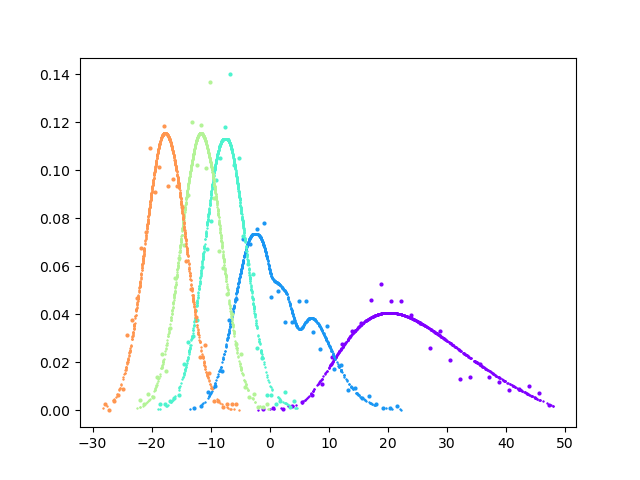

This figure's Python source:
from __future__ import print_function
import pandas as pd
import numpy as np
import random
import math
import pickle
from numpy.polynomial.hermite import hermgauss
#import tensorflow as tf
import tensorflow.compat.v1 as tf
tf.disable_v2_behavior()
from femodel_tf_optimizer import femodel_tf_optimizer
import os, sys
import argparse


class femodel(femodel_tf_optimizer):
    """
    Class to optimize analytic binding free energy model with Tensorflow
    """
    kBT = 1.986e-3*300.0
    epsim = tf.constant(1.e-8, dtype=tf.float64)
    
    """    
    Rational soft-core function.

    Special case: when $u_c = 0$, 
    $$
    u_{\rm sc,0}(u)=
    \begin{cases}
    u                                                         & u \le 0 \\
    u_{\rm max} f_{\rm sc}(y)                                 & u  >  0
    \end{cases}
    $$
    with
    $$
    y = \frac{u}{u_{\rm max}}
    $$
    $$
    f_{\rm sc}(y) = \frac{z(y)^{a}-1}{z(y)^{a}+1} \, ,
    $$
    and
    $$
    z(y)=1+2 y/a + 2 (y/a)^2
    $$
    
    Inverse: $u = u_{\rm sc,0}$ for $u \le 0$. For $u > 0$:
    $$
    f_{\rm sc} = u_{\rm sc,0}/{u_{\rm max}}
    $$
    $$
    z = \left( \frac{1 + f_{\rm sc}}{1 - f_{\rm sc}}  \right)^(1/a)
    $$
    y = \frac{a}{2} \left( \sqrt{2 z - 1} -1  \right)
    $$
    $$
    u = u_{\rm max} y
    $$

    The derivative is:
    $$
    \frac{d u_{\rm sc,0}(u) }{du} = \frac{4 z^{a - 1}{(z^a + 1)^2} ( 1 + 2 \frac{y}{a} )
    $$
    for $u > 0$ and $1$ otherwise

    The general case $u_c \ne 0$ is obtained by shifting $u_{\rm sc}(u)$ up by $u_c$ and right by $u_c$:
    $$
    u_{\rm sc}(u) = u_{\rm sc,0}(u - u_c) + u_c
    $$
    For consistency, $u_{\rm max}$ is also shifted up by $u_c$. So the general case $u_c \ne 0$ is obtained
    by the special case $u_c = 0$ by the replacements
    $$
    u \rightarrow u - u_c
    $$
    $$
    u_{\rm max} \rightarrow u_{\rm max} - u_c
    $$

    Inverse for the general case: same as for the special case with the replacements above and:
    $$
    u = ( u_{\rm max} - u_c ) y + u_c
    $$

    Using the chain rule, the derivative for the general case has the same expression as the special case
    with the same replacements.
    

    """
    alphasc = tf.constant(1./16.,dtype=tf.float64)
    umaxsc = tf.constant(50.0/kBT, dtype=tf.float64)
    ubcore = tf.constant(0.0/kBT, dtype=tf.float64)
    def inverse_soft_core_function(self,usc):
        uno = tf.ones([tf.size(usc)], dtype=tf.float64)
        usc_safe1 = tf.where(usc < femodel.ubcore + femodel.epsim,       uno*(femodel.ubcore + femodel.epsim), usc)
        usc_safe2 = tf.where(usc_safe1 > femodel.umaxsc - femodel.epsim, uno*(femodel.umaxsc - femodel.epsim), usc_safe1)
        fsc = (usc_safe2-femodel.ubcore)/(femodel.umaxsc-femodel.ubcore)
        z = tf.math.pow((1.+fsc)/(1.-fsc), 1./femodel.alphasc)
        y = 0.5*femodel.alphasc*(-1.0 + tf.math.sqrt(2.*z - 1.))
        return tf.where(usc <= femodel.ubcore,
                        usc,
                        femodel.ubcore + (femodel.umaxsc - femodel.ubcore)*y)
    
    def der_soft_core_function(self,u):# dusc/du
        y = (u - femodel.ubcore)/(femodel.umaxsc-femodel.ubcore)
        z = 1 + 2.*y/femodel.alphasc + 2.*tf.math.pow(y/femodel.alphasc,2)
        za = tf.math.pow(z,femodel.alphasc)
        return tf.where(u <= femodel.ubcore,
                        tf.ones([tf.size(u)], dtype=tf.float64),
                        (4*(za/z)/tf.math.pow((za+1),2))*(1 + 2.*y/femodel.alphasc))

    def alchemical_potential_x(self, lmbds, xscbind):
        return tf.math.log(1. + tf.math.exp(- (xscbind[:,None]-lmbds['u0'][None,:]) * lmbds['alpha'][None,:])) * ((lmbds['Lambda2'][None,:] - lmbds['Lambda1'][None,:])/(lmbds['alpha'][None,:]+self.eps)) + xscbind[:,None] * lmbds['Lambda2'][None,:] + lmbds['w0'][None,:]
    
    def alchemical_potential(self, lmbds, uscbind):
        # self.eps is there to cover the case lambda1 = lambda2 and alpha = 0 in which case we have a linear alchemical potential
        return ((lmbds['Lambda2'] - lmbds['Lambda1'])/(lmbds['alpha']+self.eps))*tf.math.log(1. + tf.math.exp(-lmbds['alpha']*(uscbind-lmbds['u0']))) + lmbds['Lambda2']*uscbind + lmbds['w0']

if __name__ == '__main__':

    parser = argparse.ArgumentParser()
    parser.add_argument("-o", "--optimize", action="store_true", default=0,
                        help="Optimize parameters. Otherwise plot only.")
    parser.add_argument("-c", "--ncycles", type=int, default=100,
                        help="Number of optimization cycles")
    parser.add_argument("-n", "--nsteps", type=int, default=10,
                        help="Number of optimization steps in each cycle")
    parser.add_argument("-r", "--restart", action="store_true", default=0,
                        help="Restart optimization from the parameters saved in the pickle restart file")
    parser.add_argument("-b", "--basename",
                        help="Basename of the optimization job. Defaults to basename of this script.")
    parser.add_argument("-d", "--datafile", default="repl.cycle.potE.temp.lambda.ebind.lambda1.lambda2.alpha.u0.w0.dat",
                        help="Data file")
    parser.add_argument("-l", "--leg", type=float, default=1.0,
                        help="Value of state ID at which to plot the distributions")
    parser.add_argument("-s", "--stateID", nargs="+", type=int, default=0,
                        help="Values of state ID at which to plot the distributions")
    args = parser.parse_args()
    
    restart = args.restart
    production = args.optimize
    testarea = not production

    if args.basename:
        basename = args.basename
    else:
        basename = os.path.basename(os.path.splitext(sys.argv[0])[0])
        
    datafile = args.datafile
    ncycles = args.ncycles
    nsteps = args.nsteps
    states = args.stateID
    
    leg = args.leg

    print("Leg = ", leg)
    if leg == 1:
        direction = leg
    else:
        direction = -1.0
    print("Direction = ", direction)

    sdm_data_raw = pd.read_csv(datafile, delim_whitespace=True,
                           header=None,names=["cycle", "stateID", "temp", "direct", "Lambda1",
                                              "Lambda2", "alpha", "u0", "w0", "potE", "ebind", "bias"])

    lam_col = []
    for row in sdm_data_raw['stateID']:
        lam = 0.05*row
        if (lam > 0.5):
            lam = lam - 0.05
        lam_col.append(lam)

    sdm_data_raw.insert(2, "Lambda", lam_col)

    #print(sdm_data_raw)

    sdm_data = sdm_data_raw[sdm_data_raw["direct"] == direction]

    #print(sdm_data)

    temperature = 300.0
    kT = 1.986e-3*temperature # [kcal/mol]
    beta = 1./kT

    nmodes = 1

    reference_params = {}
    reference_params['ub'] = [  2.41*beta ]
    reference_params['sb'] = [ 3.46*beta ]
    reference_params['pb'] = [ 5.82e-3  ]
    reference_params['elj'] = [ 1.1*beta ]
    reference_params['uce'] = [ 1.1 ]
    reference_params['nl']  = [   6 ]
    reference_params['wg'] =  [ 1.0 ]
    
    scale_params = {}
    scale_params['ub'] =  [ 1.*beta ]
    scale_params['sb'] =  [ 0.1*beta ]
    scale_params['pb'] =  [ 1.e-3 ]
    scale_params['elj'] = [ 1*beta ]
    scale_params['uce'] = [ 1 ]
    scale_params['nl']  = [ 1 ]
    scale_params['wg'] =  [ 1.e-6 ]

    range_params = {}
    range_params['ub'] = [ (-10.0*beta, 30.0*beta) ]
    range_params['sb'] = [ (2.0*beta, 5.0*beta) ]
    range_params['pb'] = [ (0.0, 1.0) ]
    range_params['elj'] = [ (1*beta, 4.0*beta) ]
    range_params['uce'] = [ (1.0, 10.0) ]
    range_params['nl'] = [ (2.5, 10.0) ]
    
    learning_rate = 0.05

    discard = 500
    
    xparams = {}
    if restart:
        with open(basename + '.pickle', 'rb') as f:
            best_ubx, best_sbx, best_pbx, best_ex, best_ucx, best_nlx, best_wgx = pickle.load(f)
            xparams['ub'] = best_ubx
            xparams['sb'] = best_sbx
            xparams['pb'] = best_pbx
            xparams['elj']   = best_ex
            xparams['uce']  = best_ucx
            xparams['nl']  = best_nlx
            xparams['wg'] = best_wgx
    else:
        xparams['ub']  = [0. for i in range(nmodes) ]
        xparams['sb']  = [0. for i in range(nmodes) ]
        xparams['pb']  = [0. for i in range(nmodes) ]
        xparams['elj']   = [0. for i in range(nmodes) ]
        xparams['uce']  = [0. for i in range(nmodes) ]
        xparams['nl']  = [0. for i in range(nmodes) ]
        xparams['wg']  = [0. for i in range(nmodes) ]

    fe_optimizer = femodel(sdm_data, reference_params, temperature, range_params=range_params,
                  xparams=xparams, scale_params=scale_params, discard=discard, learning_rate=learning_rate)
                                        
    variables = [ fe_optimizer.ubx_t, fe_optimizer.sbx_t , fe_optimizer.ex_t, fe_optimizer.ucx_t, fe_optimizer.nlx_t, fe_optimizer.wgx_t, fe_optimizer.pbx_t ]
    
    #----- test area ----------------

    tf.logging.set_verbosity(tf.logging.ERROR)
    
    if testarea:
        with tf.Session() as sess:
            sess.run(fe_optimizer.init)
            ll = sess.run(fe_optimizer.cost)
            uv = sess.run(fe_optimizer.u)
            uscv = sess.run(fe_optimizer.usc)
            p0v = sess.run(tf.squeeze(fe_optimizer.p0))
            p0scv = sess.run(tf.squeeze(fe_optimizer.p0sc))
            pklv = sess.run(tf.squeeze(fe_optimizer.pkl))
            xscv = sess.run(fe_optimizer.xsc)
            p0scxv = sess.run(tf.squeeze(fe_optimizer.p0scx))
            sts = sess.run(fe_optimizer.lambdas['stateID'])
            upscv = sess.run(fe_optimizer.upsc)
            klv = sess.run(tf.squeeze(fe_optimizer.kl))


            best_ubx = sess.run(fe_optimizer.ubx_t)
            best_sbx = sess.run(fe_optimizer.sbx_t)
            best_pbx = sess.run(fe_optimizer.pbx_t)
            best_ex  = sess.run(fe_optimizer.ex_t)
            best_ucx = sess.run(fe_optimizer.ucx_t)
            best_nlx = sess.run(fe_optimizer.nlx_t)
            best_wgx = sess.run(fe_optimizer.wgx_t)
                        
            best_ub = sess.run(fe_optimizer.ub_t)
            best_sb = sess.run(fe_optimizer.sb_t)
            best_pb = sess.run(fe_optimizer.pb_t)
            best_elj  = sess.run(fe_optimizer.elj_t)
            best_uce = sess.run(fe_optimizer.uce_t)
            best_nl = sess.run(fe_optimizer.nl_t)
            best_wg = sess.run(fe_optimizer.wg_t)
            
            print("Optimized Cost =", ll)
            print("Parameters:")
            print("wg = ", best_wg)
            results = fe_optimizer.applyunits(best_ub, best_sb, best_pb, best_elj, best_uce, best_nl)
            params = ["ub", "sb", "pb", "elj", "uce", "nl"]
            for mode, item in enumerate(results):
                string = ""
                for value in item:
                    string = string + str(value) + " "
                print(params[mode] + " = [" + string + "]")
            print("-------------------------------------------------------------------------")


        # plot
        import matplotlib
        import matplotlib.pyplot as plt
        fig, ax = plt.subplots()
        color = iter(plt.cm.rainbow(np.linspace(0, 1, len(states) + 1)))
        for state in states:
            mask = abs(sts - state) < 1.e-6
            hist, bin_edges = np.histogram(uscv[mask]*kT, bins=30, density=True)
            nh = len(hist)
            dx = bin_edges[1] - bin_edges[0]
            xp = bin_edges[0:nh] + 0.5*dx
            c = next(color)
            ax.plot(xp, hist, 'o', markersize = 2, c=c)
            ax.plot(uscv[mask]*kT, pklv[mask]/kT, '+', markersize = 1, c=c)
            #ax.set_xlim([-40*kT,200*kT])
        #plt.show()
        plt.savefig(basename + ".png")



    #------- training area ----------------------

    if production:
        with tf.Session() as sess:
    
            sess.run(fe_optimizer.init)
            fe_optimizer.opt = fe_optimizer.optimizer.minimize(fe_optimizer.cost, var_list = variables)
            sess.graph.finalize()
            ll = sess.run(fe_optimizer.cost)

            best_loss = ll
            best_ubx = sess.run(fe_optimizer.ubx_t)
            best_sbx = sess.run(fe_optimizer.sbx_t)
            best_pbx = sess.run(fe_optimizer.pbx_t)
            best_ex  = sess.run(fe_optimizer.ex_t)
            best_ucx = sess.run(fe_optimizer.ucx_t)
            best_nlx = sess.run(fe_optimizer.nlx_t)
            best_wgx = sess.run(fe_optimizer.wgx_t)
            
            best_ub = sess.run(fe_optimizer.ub_t)
            best_sb = sess.run(fe_optimizer.sb_t)
            best_pb = sess.run(fe_optimizer.pb_t)
            best_elj  = sess.run(fe_optimizer.elj_t)
            best_uce = sess.run(fe_optimizer.uce_t)
            best_nl = sess.run(fe_optimizer.nl_t)
            best_wg = sess.run(fe_optimizer.wg_t)
            
            gubx = sess.run(fe_optimizer.gubx_t)
            gsbx = sess.run(fe_optimizer.gsbx_t)
            gpbx = sess.run(fe_optimizer.gpbx_t)
            gex = sess.run(fe_optimizer.gex_t)
            gucx = sess.run(fe_optimizer.gucx_t)
            gnlx = sess.run(fe_optimizer.gnlx_t)
            gwgx = sess.run(fe_optimizer.gwgx_t)
            print("Gradients:")
            print(gubx,gsbx,gpbx,gex,gucx,gnlx,gwgx)
            
            print("Start Cost =", ll)
            print("Parameters:")
            print("wg = ", best_wg)

            results = fe_optimizer.applyunits(best_ub, best_sb, best_pb, best_elj, best_uce, best_nl)
            params = ["ub", "sb", "pb", "elj", "uce", "nl"]
            for mode, item in enumerate(results):
                string = ""
                for value in item:
                    string = string + str(value) + " "
                print(params[mode] + " = [" + string + "]")

            print("---------------------------------------")
        
            for step in range(ncycles):
                for i in range(nsteps):
                    #sess.run(fe_optimizer.train) #all variables optimized
                    sess.run(fe_optimizer.opt) #only selected variables are optimized
                gubx = sess.run(fe_optimizer.gubx_t)
                gsbx = sess.run(fe_optimizer.gsbx_t)
                gpbx = sess.run(fe_optimizer.gpbx_t)
                gex = sess.run(fe_optimizer.gex_t)
                gucx = sess.run(fe_optimizer.gucx_t)
                gnlx = sess.run(fe_optimizer.gnlx_t)
                gwgx = sess.run(fe_optimizer.gwgx_t)
                notok = ( np.any(np.isnan(gubx)) or
                          np.any(np.isnan(gsbx)) or
                          np.any(np.isnan(gpbx)) or
                          np.any(np.isnan(gex))  or
                          np.any(np.isnan(gucx)) or
                          np.any(np.isnan(gnlx)) or
                          np.any(np.isnan(gwgx)) )
                

                print("Gradients:")
                print(gubx,gsbx,gpbx,gex,gucx,gnlx,gwgx)
                if notok:
                    print("Gradient error")
                    break
                ll = sess.run(fe_optimizer.cost)

                l_ubx = sess.run(fe_optimizer.ubx_t)
                l_sbx = sess.run(fe_optimizer.sbx_t)
                l_pbx = sess.run(fe_optimizer.pbx_t)
                l_ex  = sess.run(fe_optimizer.ex_t)
                l_ucx = sess.run(fe_optimizer.ucx_t)
                l_nlx = sess.run(fe_optimizer.nlx_t)
                l_wgx = sess.run(fe_optimizer.wgx_t)
            
                l_ub = sess.run(fe_optimizer.ub_t)
                l_sb = sess.run(fe_optimizer.sb_t)
                l_pb = sess.run(fe_optimizer.pb_t)
                l_elj = sess.run(fe_optimizer.elj_t)
                l_uce = sess.run(fe_optimizer.uce_t)
                l_nl = sess.run(fe_optimizer.nl_t)
                l_wg = sess.run(fe_optimizer.wg_t)
                
                if( ll < best_loss ):
                    best_loss = ll
                
                    best_ubx = l_ubx 
                    best_sbx = l_sbx
                    best_pbx = l_pbx
                    best_ex  = l_ex 
                    best_ucx = l_ucx
                    best_nlx = l_nlx 
                    best_wgx = l_wgx

                    best_ub  = l_ub  
                    best_sb  = l_sb 
                    best_pb  = l_pb 
                    best_elj = l_elj
                    best_uce = l_uce
                    best_nl  = l_nl   
                    best_wg  = l_wg
    

                print(step, "Cost =", ll)
                print("Parameters:")
                print("wg = ", l_wg)
                results = fe_optimizer.applyunits(l_ub, l_sb, l_pb, l_elj, l_uce, l_nl)
                params = ["ub", "sb", "pb", "elj", "uce", "nl"]
                for mode, item in enumerate(results):
                    string = ""
                    for value in item:
                        string = string + str(value) + " "
                    print(params[mode] + " = [" + string + "]") 

                print("----------------------------------------------------")

                with open(basename + '.pickle', 'wb') as f:
                    pickle.dump([best_ubx, best_sbx, best_pbx, best_ex, best_ucx, best_nlx, best_wgx],f)


                
            print("----------- End of Optimization -----------", basename);
            print("Optimized Cost =", best_loss)
            print("wg = ", best_wg/np.sum(best_wg))
            results = fe_optimizer.applyunits(best_ub, best_sb, best_pb, best_elj, best_uce, best_nl)
            params = ["ub", "sb", "pb", "elj", "uce", "nl"]
            for mode, item in enumerate(results):
                string = ""
                for value in item:
                    string = string + str(value) + " "
                print(params[mode] + " = [" + string + "]")
